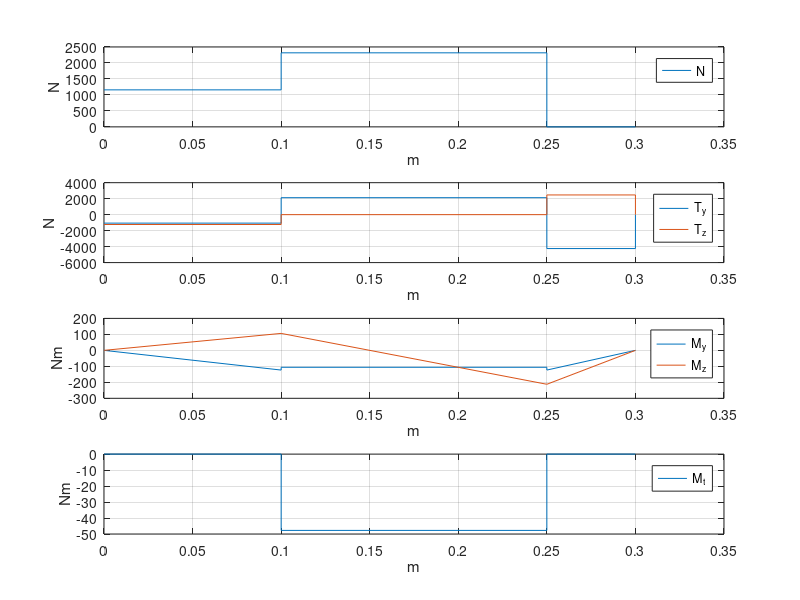

The MATLAB source for this figure:

close all
clear all
clc

% Parametri geometrici 
a = 0.1; %m
c = 0.15; %m
b = 0.05; %m
R1 = 0.015; %m
R2 = 0.0075; %m
alpha = 20; %°
betha = 20; %°

Pow = 500; %W
n = 100; %rpm

%% Forze esterne

w = 2*pi*n/60; %rad/s
Torque = Pow/w; %Nm

% Assumiamo che alla ruota 1 sia collegata una ruota motrice.
% Calcoliamo di conseguenza la forza tangenziale esercitata come
% conseguenza dalla ruota 1 (modulo)
F_T1 = Torque/R1; %N

% -- Sintassi F(:, 1): F sarà una matrice in cui andranno tutte le forze, e
% -- P la matrice dei rispettivi punti di applicazione. F(:, 1) assegna
% -- alla prima colonna di questa matrice il vettore della prima forza, e
% -- P(:, 1) alla prima colonna della matrice P il rispettivo punto di
% -- applicazione.
% -- La sintassi F(:,1) = ... significa "assegna tutte le righe della prima
% colonna a ..."

% tale forza tangenziale motrice, nello spazio, agisce solo in direzione
% "y". Chiamamo allora la forza tangenziale 1 F
F(:,1) = [0,-F_T1,0]';
% P sarebbe il vettore posizione del punto di applicazione della forza
% tangenziale, considerando il centro del cuscinetto A come riferimento
P(:,1) = [a,0,R1]';

% Creiamo ora la forza normale sempre sulla ruota motrice. La prima
% assegnazione rappresenta una approssimazione, la seconda è piu accurata.
% Dopodiche assegniamo tale vettore alla matrice di forze

% F_N1 = F_T1*tand(alpha) ; %N
F_N1 = F_T1*tand(alpha)/cosd(betha);
F(:,2) = [0,0,-F_N1]';
P(:,2) = [a,0,R1]';

% A1 sarebbe la componente assiale della forza tra i denti, presente in
% quanto stiamo usando ruote elicoidali
F_A1 = F_T1*tand(betha); %N
F(:,3) = [-F_A1,0,0]';
P(:,3) = [a,0,R1]';


% come da slides, le due forze tangenziali causano un momento torcente
% sull'albero. Questo ci permette, per equilibrio, di trovare quanto vale
% la f tangenziale sulla seconda ruota (ruota ""condotta"")
% Aggiungiamo poi tale forza alle matrici delle forze

% Componente tangenziale, normale e assiale della forza tra i denti
F_T2 = F_T1*R1/R2; %N
F(:,4) = [0,F_T2,0]';
P(:,4) = [a+c,0,R2]';

F_N2 = F_T2*tand(alpha)/cosd(betha);
F(:,5) = [0,0,-F_N2]';
P(:,5) = [a+c,0,R2]';

F_A2 = F_T2*tand(betha); %N
F(:,6) = [F_A2,0,0]';
P(:,6) = [a+c,0,R2]';



% Tramite equilibrio calcoliamo poi tutte le reazioni vincolari. Supponiamo
% che il primo cuscinetto funga da bloccaggio e quindi assorba tute le
% forze assiali

% Definiamo allora una matrice per le reazioni vincolari e inializziamo le
% varie reazioni vincolari a versori unitari

%contraint in A
R(:,1) = [1,0,0]'; % generic constrain in x direction
Pr(:,1) = [0,0,0]'; 

R(:,2) = [0,1,0]'; % generic constrain in y direction
Pr(:,2) = [0,0,0]'; 

R(:,3) = [0,0,1]'; % generic constrain in z direction
Pr(:,3) = [0,0,0]'; 

%contraint in B
R(:,4) = [0,1,0]'; % generic constrain in y direction
Pr(:,4) = [a+b+c,0,0]'; 

R(:,5) = [0,0,1]'; % generic constrain in z direction
Pr(:,5) = [a+b+c,0,0]'; 


% Equilibrio

% n -> numero di forze esterne (6 forze in totale, la tangenziale, normale
% e assiale) e anche relativo numero di punti di applicazione (due univoci
% ma comunque sei elementi in totale)

% Viene formulato M, vettore dei momenti prodotti da ogni forza esterna
[m,n] = size(F);
for i = 1:n
    M(:,i) = cross(P(:,i),F(:,i));
end

% Forze e momento totale prodotto dalle forze esterne
F_tot = [0,0,0]';
M_tot = [0,0,0]';

% Naturalmente queste sono la somma di tutte le forze e momenti esterni
for i = 1:n
    F_tot = F_tot + F(1:3,i);
    M_tot = M_tot + M(1:3,i);
end

% Vettore colonna 6x1, con i primi tre elementi componenti della forza
% totale e gli ultimi 3 del momento totale
W_tot = [F_tot;M_tot];

% Mr matrice dei momenti prodotti dalle reazioni vincolari (r)
[m,n] = size(R);
for i = 1:n
    Mr(:,i) = cross(Pr(:,i),R(:,i));
end

% Matrice 6x5: le prime tra righe contengono le componenti delle 5 reazioni
% R (5 vettori colonna), le ultime tre righe i corrispettivo momenti che
% ciascuno di questi vettori genera
A = [R(1:3,:);Mr];


% Essenzialmente questo ci serve perchè trovare le reazioni vincolari
% significa risolvere il sistema A * Norm_r + W_tot = 0, dove Norm_r è il
% vettore delle 5 incognite (dei moduli delle 5 reaz vincolari) e deve far si che
% moltiplicato per le reazioni vincolari unitarie vada a bilanciare
% perfettamente le forze esterne.
% Risolverlo significa riscrivere l'equazione come Norm_r = -A'*W_tot
% (invertendo A), ma A non è quadrata e quindi non è invertibile. 
% Questo perchè le reazioni vincolari non producono un momento torcente (i
% cuscinetti non producono momento torcente). Si possono allora approcciare
% due tecniche, o aggiungere una colonna ad A (come ad indicare la presenza
% di un momento torcente delle reaz, il cui modulo sarà comunque 0 alla
% fine perchè per eq le forze esterno non producono mom torcente) oppure
% andare direttamente a rimuovere da A la quarta riga -> A diventa 5x5 (e
% stessa cosa da W_tot)

%  Metodo 1
A_square = [A,[0,0,0,1,0,0]'];
Norm_r_square = -inv(A_square)*W_tot
% Metodo 2 (utilizzato)
A_reduced = A;
A_reduced(4,:)=[];
W_tot_reduced = W_tot;
W_tot_reduced(4)=[];
Norm_r_reduced = -inv(A_reduced)*W_tot_reduced

% Modulo delle reazioni vincolari, trovati tramite equilibrio
Norm_r = Norm_r_reduced;

% Aggiorniamo la matrice della reazione vincolare con i moduli trovati
R = R*diag(Norm_r);

%% CALCOLO AZIONI INTERNE

% Matrice con tutte le azioni non interne (vere forze esterne + reaz.
% vincolari).
% Struttura:
% 11 colonne (ognuna con una forza e il rispettivo punto di applicazione (le prime 6 sono le forze esterne
% (tangenziali, normali, assiali) e le ultime 5 le reaz. vinc.)). Quindi ha
% una dimensione 6x11
tmp_Actions = [F, R; P, Pr]; 

% ordina le forze esterne in base alla vicinanza all'origine (in base alla
% distanza x (quarta riga) dall'origine). La riga 4 contiene infatti le x
% di ogni punto di applicazione. 
% li mettiamo sulle righe invece che sulle colonne solo per poter
% utilizzare sortrows (non esiste un sortcolumns).
Actions = sortrows(tmp_Actions',4)'; % <- Nota che poi la ri-trasponiamo, quindi rimane una 6x11

% m = 6, n = 11 (n numero di forze)
[m,n] = size(Actions);


%% Algoritmo per il calcolo delle azioni interne
j=1;
i=1;
while i<=n

    % Se abbiamo piu forze applicate nello stesso punto allora spostiamo
    % l'indice i appena dopo tali forze (es se ho 2 forze in x = 0, allora
    % imposto i a 2). In questo modo includiamo tutte le forze in tale
    % punto
    while (i <= n-1  && Actions(4,i+1) == Actions(4,i))
        i = i+1;
    end

    % Registriamo la cordinata x nel vettore s, che servirà poi per i plot
    % (es inizialmente magari x = 0)
    S(j)=Actions(4,i);%ascissa

    % Setup delle matrici che conterranno le forze e i momenti agenti nel
    % segmento considerato
    W_F(1:3,j) = [0,0,0]'; % resultant internal action
    W_M(1:3,j) = [0,0,0]'; % resultant internal torque

    % Somma tutte le forze applicate dall'inizio dell'albero alla x
    % considerata (es al primo ciclo tutte le forze a x = 0) e calcola le
    % corrispettive forze e momenti interni da esercitare per equilibrare
    for k = 1:i
        W_F(1:3,j) = W_F(1:3,j) - Actions(1:3,k);
        W_M(1:3,j) = W_M(1:3,j) - cross(Actions(4:6,k)-[S(j);0;0],Actions(1:3,k));
    end
    
    % Il blocco sopra ha calcolato lo sforzo appena dopo la x considerata.
    % Nonostante il taglio rimanga costante fino alla prossima x
    % considerata, il momento flettente varia linearmente. Per questo ci
    % posizioniamo alla x successiva (S(J) = Actions(4, i+1)). W_M potrebbe
    % cambiare, siccome il braccio è cambiato.
    if i<n
        j = j+1;
        S(j)=Actions(4,i+1);%ascissa
        W_F(1:3,j) = [0,0,0]'; % resultant internal actions
        W_M(1:3,j) = [0,0,0]'; % resultant internal torque

        for k = 1:i
            W_F(1:3,j) = W_F(1:3,j) - Actions(1:3,k);
            W_M(1:3,j) = W_M(1:3,j) - cross(Actions(4:6,k)-[S(j);0;0],Actions(1:3,k));
        end        
    end

    % re-itera il ciclo
    i = i+1;
    j = j+1;
end

% plot the internal actions
subplot(4,1,1)
plot(S,W_F(1,:))
grid on
ylabel('N')
xlabel('m')
legend('N')

subplot(4,1,2)
plot(S,W_F(2,:))
hold all
plot(S,W_F(3,:))
grid on
ylabel('N')
xlabel('m')
legend('T_y','T_z')

subplot(4,1,3)
plot(S,W_M(2,:))
hold all
plot(S,W_M(3,:))
grid on
ylabel('Nm')
xlabel('m')
legend('M_y','M_z')

subplot(4,1,4)
plot(S,W_M(1,:))

grid on
ylabel('Nm')
xlabel('m')
legend('M_t')
